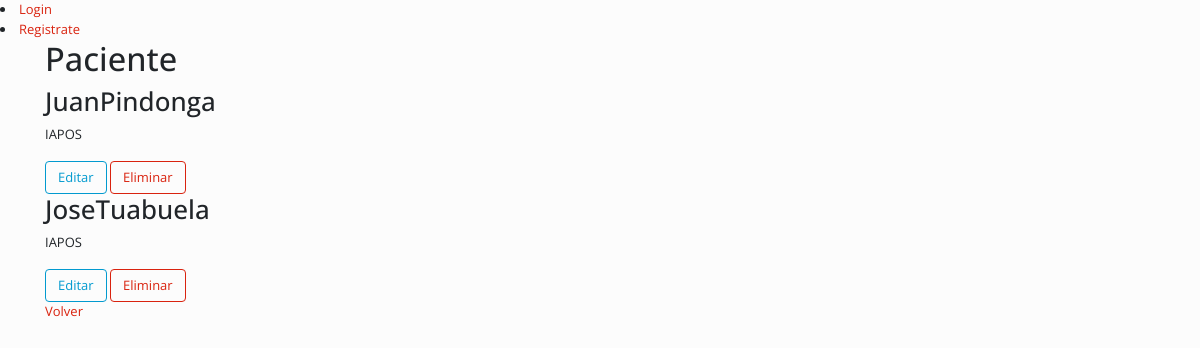
/psicologia/pacientes/, run on an earlier commit of the app's database.
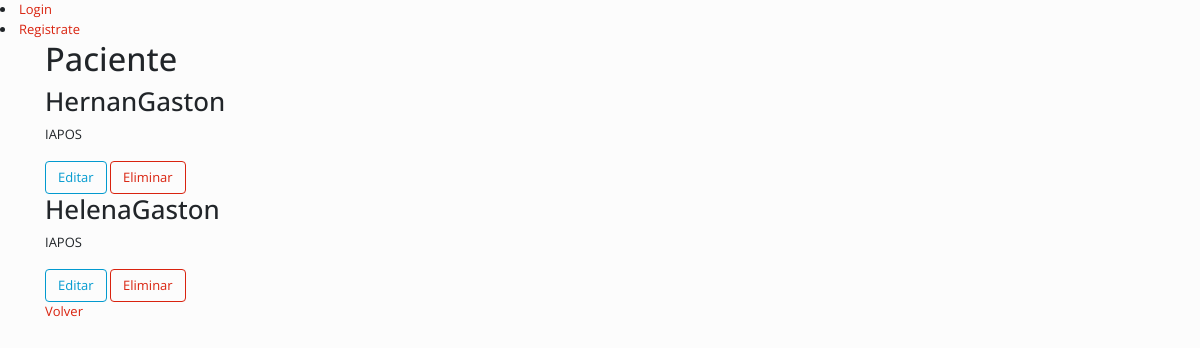
And on a later commit of the database.
### psicologia/models.py (models this page shows, shortened)
class Paciente(models.Model):
	nombre = models.CharField(max_length=50)
	apellido = models.CharField(max_length=50)
	obra_social = models.ForeignKey('ObraSocial', on_delete=models.PROTECT)
	edad = models.IntegerField()
	telefono = models.IntegerField()
	dni = models.IntegerField()
	historia = models.ForeignKey('Historia', on_delete=models.PROTECT)
	medicacion = models.TextField()
	diagnostico = models.TextField()
	inicio_tratamiento = models.DateField()
	class Meta:
		ordering = ["apellido"]
		verbose_name_plural = "Pacientes"

class ObraSocial(models.Model):
	nombre = models.CharField(max_length=70)
	class Meta:
		ordering = ["nombre"]
		verbose_name_plural = "Obras Sociales"
	def __str__(self):
		return '{}'.format(self.nombre)

### psicologia/views.py (the view)
# urls.py: url(r'^pacientes/editarpaciente/(?P<id_paciente>\d+)/$', paciente_edit, name='paciente_editar'),
def pacientes(request):
	sesion = SesionTerapeutica.objects.all()
	paciente = Paciente.objects.all()
	autorizacion = Autorizacion.objects.all()
	d = dict(sesion=sesion, paciente=paciente, autorizacion=autorizacion)
	return render(request, "pacientes.html", d)

### psicologia/templates/pacientes.html
{%  extends 'index_psicologia.html' %}
{% block content %}
	<h1>Paciente</h1>
		{% if paciente %}
		{% for s in paciente %}
			<div>
				<h2>{{s.nombre}}{{s.apellido}}</h2>
				<p>{{s.obra_social}}</p>
				<a class="btn btn-outline-info" href="editarpaciente/{{ s.id }}" title="">Editar</a>
				<a class="btn btn-outline-primary" href="eliminarpaciente/{{ s.id }}" title="">Eliminar</a>
			</div>
		{% endfor %}
		{% else %}
			<p>No hay pacientes para mostrar</p>
		{% endif %}
		<a href="http://localhost/psicologia/" title="">Volver</a>
{% endblock %}

What changed in the data, as far as the page shows it:
removed Paciente: nombre "Juan", apellido "Pindonga", obra_social "IAPOS"
removed Paciente: nombre "Jose", apellido "Tuabuela", obra_social "IAPOS"
added Paciente: nombre "Hernan", apellido "Gaston", obra_social "IAPOS"
added Paciente: nombre "Helena", apellido "Gaston", obra_social "IAPOS"
